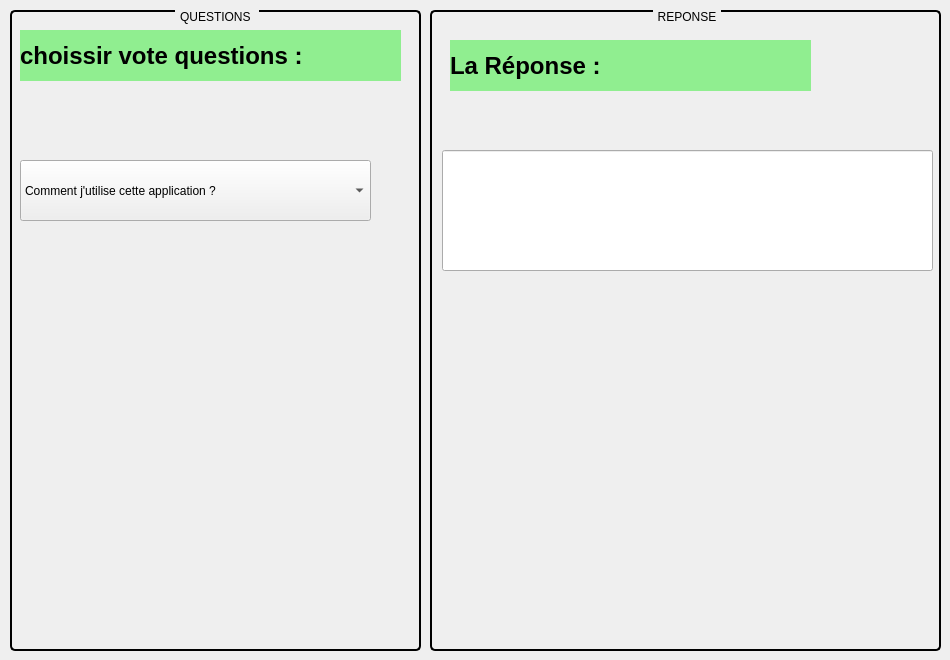
      <widget class="QWidget" name="tab_19">
       <attribute name="title">
        <string>Messages</string>
       </attribute>
       <widget class="QGroupBox" name="groupBox_2">
        <property name="geometry">
         <rect>
          <x>10</x>
          <y>10</y>
          <width>411</width>
          <height>641</height>
         </rect>
        </property>
        <property name="styleSheet">
         <string notr="true">QGroupBox {
    border: 2px solid black;
    border-radius: 5px;
    margin-top: 1ex;
}

QGroupBox::title {
    subcontrol-origin: margin;
    subcontrol-position: top center;
    padding: 0 3px; }</string>
        </property>
        <property name="title">
         <string>QUESTIONS </string>
        </property>
        <widget class="QComboBox" name="comboBox_3">
         <property name="geometry">
          <rect>
           <x>10</x>
           <y>150</y>
           <width>351</width>
           <height>61</height>
          </rect>
         </property>
         <item>
          <property name="text">
           <string>Comment j'utilise cette application ?</string>
          </property>
         </item>
         <item>
          <property name="text">
           <string>Comment je peux voir les statisques des employees ?</string>
          </property>
         </item>
         <item>
          <property name="text">
           <string>Ai-je tous les produits de nettoyage ?</string>
          </property>
         </item>
         <item>
          <property name="text">
           <string>Puis-je reprogrammer un rendez-vous ?</string>
          </property>
         </item>
         <item>
          <property name="text">
           <string>Que faire si je suis en retard ?</string>
          </property>
         </item>
         <item>
          <property name="text">
           <string>Comment nettoyer une tache tenace ?</string>
          </property>
         </item>
         <item>
          <property name="text">
           <string>Puis-je demander de l'aide pour des charges lourdes ?</string>
          </property>
         </item>
         <item>
          <property name="text">
           <string>Puis-je prendre une pause ?</string>
          </property>
         </item>
         <item>
          <property name="text">
           <string>Comment signaler un problème de maintenance ?</string>
          </property>
         </item>
         <item>
          <property name="text">
           <string>Quel est le code vestimentaire ?</string>
          </property>
         </item>
        </widget>
        <widget class="QLabel" name="label_33">
         <property name="geometry">
          <rect>
           <x>10</x>
           <y>20</y>
           <width>381</width>
           <height>51</height>
          </rect>
         </property>
         <property name="styleSheet">
          <string notr="true">QLabel {
    background-color: lightgreen; /* Light green background */
    font-size: 18pt;             /* Adjust the font size as needed */
    color: black;                /* Set the text color to black */
    font-weight: bold;           /* Make the text bold */
}</string>
         </property>
         <property name="text">
          <string>choissir vote questions :</string>
         </property>
        </widget>
       </widget>
       <widget class="QGroupBox" name="groupBox_3">
        <property name="geometry">
         <rect>
          <x>430</x>
          <y>10</y>
          <width>511</width>
          <height>641</height>
         </rect>
        </property>
        <property name="styleSheet">
         <string notr="true">QGroupBox {
    border: 2px solid black;
    border-radius: 5px;
    margin-top: 1ex;
}

QGroupBox::title {
    subcontrol-origin: margin;
    subcontrol-position: top center;
    padding: 0 3px; }</string>
        </property>
        <property name="title">
         <string>REPONSE</string>
        </property>
        <widget class="QLabel" name="label_34">
         <property name="geometry">
          <rect>
           <x>20</x>
           <y>30</y>
           <width>361</width>
           <height>51</height>
          </rect>
         </property>
         <property name="styleSheet">
          <string notr="true">QLabel {
    background-color: lightgreen; /* Light green background */
    font-size: 18pt;             /* Adjust the font size as needed */
    color: black;                /* Set the text color to black */
    font-weight: bold;           /* Make the text bold */
}</string>
         </property>
         <property name="text">
          <string>La Réponse :</string>
         </property>
        </widget>
        <widget class="QLineEdit" name="lineEdit_9">
         <property name="geometry">
          <rect>
           <x>12</x>
           <y>140</y>
           <width>491</width>
           <height>121</height>
          </rect>
         </property>
         <property name="text">
          <string/>
         </property>
         <property name="readOnly">
          <bool>true</bool>
         </property>
        </widget>
       </widget>
      </widget>
